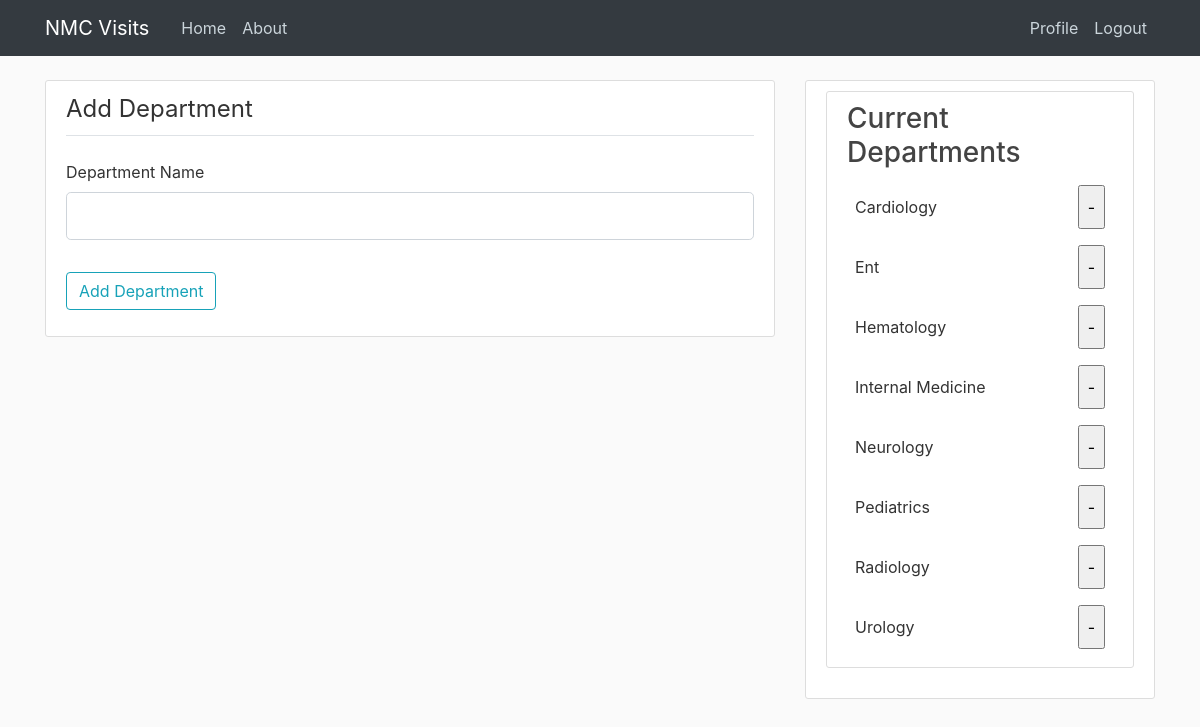
Screenshot of /departments (signed in) with the database file from the repository.
### nmcvisits/models.py (models this page shows, shortened)
class Departments(db.Model):
    id = db.Column(db.Integer, primary_key=True)
    departmentName = db.Column(db.String(50), nullable=False)

### nmcvisits/routes.py (the view)
@app.route("/departments", methods=["GET", "POST"])
@login_required
def departments():
    departments = getDepartments()
    form = AddDepartments()
    if form.validate_on_submit():
        department = Departments(departmentName = form.department.data.strip().title())
        db.session.add(department)
        db.session.commit()
        return redirect(url_for("departments"))
    return render_template("departments.html", departments=departments, sidebar = True, form=form)

### nmcvisits/forms.py (shortened to what this page needs)
class AddDepartments(FlaskForm):
    department = StringField("Department Name", validators=[DataRequired(), Length(min=2, max=100)])
    submit = SubmitField('Add Department')

### nmcvisits/helpers.py (called while the page is built)
def getDepartments():
    departments = []
    for row in Departments.query.all():
        departments.append(row.departmentName)
        departments.sort()
    return departments

### nmcvisits/models.py (called while the page is built)
@login_manager.user_loader
def load_user(user_id):
    return User.query.get(int(user_id))

### nmcvisits/templates/departments.html (shortened to what this page needs)
{% extends "layout.html" %}
{% block body %}
    <div class="content-section">
        <form method="Post" action="{{url_for('departments')}}">
            <fieldset class="form-group">
                <legend class="border-bottom mb-4 pb-2">Add Department</legend>
                <div class="form-group">
                    {{ form.department.label(class="form-control-label") }}
                    {% if form.department.errors %}
                        {{ form.department(class="form-control form-control-lg is-invalid") }}
                        <div class="invalid-feedback">
                            {% for error in form.department.errors %}
                                <span>{{ error }}</span>
                            {% endfor %}
                        </div>
                    {% else %}
                        {{ form.department(class="form-control form-control-lg") }}
                    {% endif %}
                </div>
            </fieldset>
            <div class="form-group">
                {{ form.submit(class="btn btn-outline-info") }}
            </div>
        </form>
    </div>
{% endblock %}
{% block side %}
<div class="content-section">
    <h3>Current Departments</h3>
        <ul class="list-group">
            {% for department in departments %}
                    <form class="d-flex flex-row p-2" method="Post" action="{{url_for('deleteDepartment')}}">
                        <div class="d-flex align-self-stretch align-items-center">
                            <li class="d-flex">{{department}}</li>
                        </div>
                        <div class="d-flex ml-auto align-items-center">
                            <input class="p-2" type="submit" value="-">
                        </div>
                    </form>
            {% endfor %}
        </ul>
</div>
{% endblock %}

### nmcvisits/templates/layout.html (shortened to what this page needs)
<!DOCTYPE html>
<html>
<head>
    <link rel="stylesheet" href="https://maxcdn.bootstrapcdn.com/bootstrap/4.0.0/css/bootstrap.min.css">
    <link rel="stylesheet" type="text/css" href="{{ url_for('static', filename='styles.css') }}">
</head>
<body>
    <header class="site-header">
      <nav class="navbar navbar-expand-md navbar-dark bg-dark fixed-top">
        <div class="container">
          <a class="navbar-brand mr-4" href="/">NMC Visits</a>
          <div class="collapse navbar-collapse" id="navbarToggle">
            <div class="navbar-nav mr-auto">
              <a class="nav-item nav-link" href="{{ url_for('home') }}">Home</a>
              <a class="nav-item nav-link" href="{{ url_for('about') }}">About</a>
            </div>
            <div class="navbar-nav">
              {% if current_user.is_authenticated %}
              <a class="nav-item nav-link" href="{{ url_for('profile') }}">Profile</a>
              <a class="nav-item nav-link" href="{{ url_for('logout') }}">Logout</a>
              {% else %}
              <a class="nav-item nav-link" href="{{ url_for('login') }}">Login</a>
              <a class="nav-item nav-link" href="{{ url_for('register') }}">Register</a>
              {% endif %}
            </div>
          </div>
        </div>
      </nav>
    </header>
    <main role="main" class="container">
      <div class="row">
        {% if sidebar %}
        <div class="col-md-8">
        {% else %}
        <div class="col-md-12">
        {% endif %}
          {% block body %}{% endblock %}
        </div>
        {% if sidebar %}
        <div class="col-md-4">
          <div class="content-section">
            {% block side %}
            {% endblock %}
          </div>
        </div>
        {% endif %}
      </div>
    </main>
</body>
</html>

### nmcvisits/static/styles.css (style rules this page uses)
body { background: #fafafa; color: #333333; margin-top: 5rem; }
h1, h2, h3, h4, h5, h6 { color: #444444; }
.site-header .navbar-nav .nav-link { color: #cbd5db; }
.content-section { background: #ffffff; padding: 10px 20px; border: 1px solid #dddddd; border-radius: 3px; margin-bottom: 20px; }

### rows the page displays
Departments: departmentName "Cardiology"
Departments: departmentName "Ent"
Departments: departmentName "Hematology"
Departments: departmentName "Internal Medicine"
Departments: departmentName "Neurology"
Departments: departmentName "Pediatrics"
Departments: departmentName "Radiology"
Departments: departmentName "Urology"
